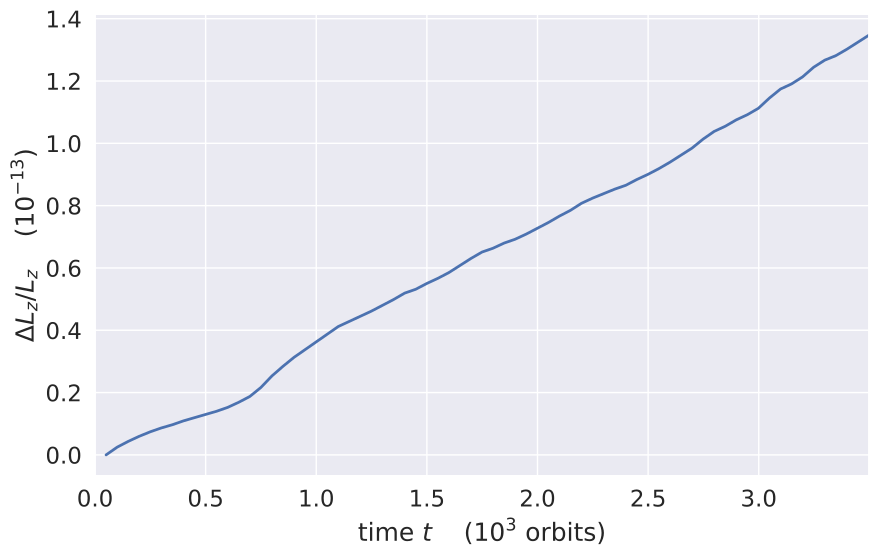

This chart was generated by the following Python code:
#angular_momentum.py
#
#by Joe Hahn and Claude Code, joe.hahn@jmh-datasciences.com, 12 November 2026.
#
#the paper's angular-momentum figure (Section 4.1.3): the fractional change in the total angular momentum L_z of the
#self-gravitating ring of tests/bending_waves over the run. The satellite pulls only along z and so exerts no torque
#about z, so L_z changes only by the ring's own gravity, if it does not conserve angular momentum, and by the
#integrator's round-off (tests/vertical_analysis.py ring_angular_momentum).
#Needs that test's output: uv run python tools/run_simulations.py tests/bending_waves
#
#Drawn by figure(p, o), which tests/bending_waves/bending_waves.ipynb also calls, so the two are identical.
#
#usage, from the repo's top folder:
#   uv run python paper/figures/angular_momentum.py     (writes angular_momentum.pdf and .png)

import sys
from pathlib import Path

import matplotlib.pyplot as plt
import numpy as np

HERE = Path(__file__).resolve().parent
REPO = HERE.parent.parent
for folder in ('source', 'fast', 'tests'):
    if str(REPO/folder) not in sys.path:
        sys.path.insert(0, str(REPO/folder))
sys.path.insert(0, str(HERE))
from figstyle import style
from vertical_analysis import ring_angular_momentum


def figure(p, o):
    """The figure, from the run's parameters p and output o (load3d)."""
    L = ring_angular_momentum(p, o)
    dL = (L - L[0])/L[0]
    orbits = o['times']/(2.0*np.pi)
    with style(font_scale=1.5) as color_seq:
        f, ax = plt.subplots(figsize=(10, 6))
        ax.plot(orbits/1.0e3, dL/1.0e-13, linestyle='-', linewidth=2, color=color_seq[0])
        ax.set_xlim(0.0, orbits[-1]/1.0e3)
        ax.set_xlabel(r'time $t$    ($10^3$ orbits)')
        ax.set_ylabel(r'$\Delta L_z/L_z$    ($10^{-13}$)')
    return f


if __name__ == '__main__':
    import matplotlib
    matplotlib.use('Agg')
    from vertical_analysis import load3d
    p, o = load3d(REPO/'tests'/'bending_waves')
    f = figure(p, o)
    for ext in ('pdf', 'png'):
        f.savefig(HERE/f'angular_momentum.{ext}', bbox_inches='tight', dpi=130)
        print('wrote', HERE/f'angular_momentum.{ext}')
